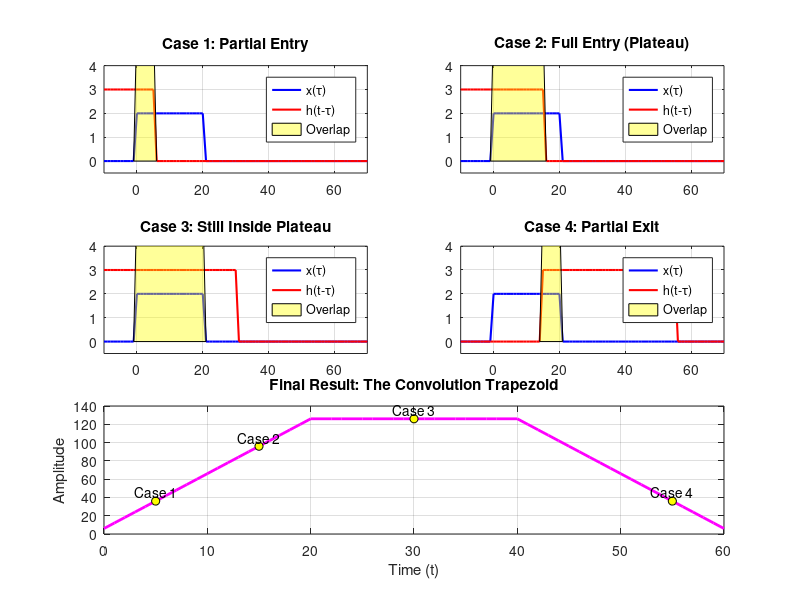

The MATLAB source for this figure:
%% Convolution of Two Rectangular Pulses: Case Study
clear; clc; close all;

% 1. Parameters (fs=1 as per your code)
fs = 1;
t_tau = -10:fs:70; % Wider range to see the boxes moving

% 2. Define x(tau) and h(tau)
% x: Amplitude 2, Width 20
x = 2 * (t_tau >= 0 & t_tau <= 20);
% h: Amplitude 3, Width 40
h_base = 3 * (t_tau >= 0 & t_tau <= 40);

% 3. Calculate full convolution y(n) for the result plot
y_full = conv(x(x>0), h_base(h_base>0));
t_y = 0:fs:(length(y_full)-1);

% 4. Define 4 specific time points (shifts) to show the cases
case_shifts = [5, 15, 30, 55];
case_labels = {'Case 1: Partial Entry', 'Case 2: Full Entry (Plateau)', ...
               'Case 3: Still Inside Plateau', 'Case 4: Partial Exit'};

figure('Color', 'w', 'Name', 'Rectangle Convolution Subplots', 'Position', [100, 100, 1000, 800]);

for i = 1:4
    subplot(3, 2, i);

    t_shift = case_shifts(i);
    % Flip and shift h: h(t-tau)
    % h starts at 0, so shifted h starts at t_shift and goes backwards
    h_shifted = 3 * (t_tau <= t_shift & t_tau >= t_shift-40);

    product = x .* h_shifted;

    % Plot x and h_shifted
    plot(t_tau, x, 'b', 'LineWidth', 1.5); hold on;
    plot(t_tau, h_shifted, 'r', 'LineWidth', 1.5);
    fill(t_tau, product, 'y', 'FaceAlpha', 0.4); % Overlap Area

    title(case_labels{i});
    grid on; ylim([-0.5 4]); xlim([-10 70]);
    legend('x(\tau)', 'h(t-\tau)', 'Overlap');
end

% 5. Bottom subplot showing the final Trapezoid
subplot(3, 2, [5, 6]);
plot(t_y, y_full, 'm', 'LineWidth', 2); hold on;

% Add markers for the cases
for i = 1:4
    val = y_full(case_shifts(i) + 1);
    plot(case_shifts(i), val, 'ko', 'MarkerFaceColor', 'y');
    text(case_shifts(i), val + 10, ['Case ', num2str(i)], 'HorizontalAlignment', 'center');
end

title('Final Result: The Convolution Trapezoid');
xlabel('Time (t)'); ylabel('Amplitude');
grid on;
